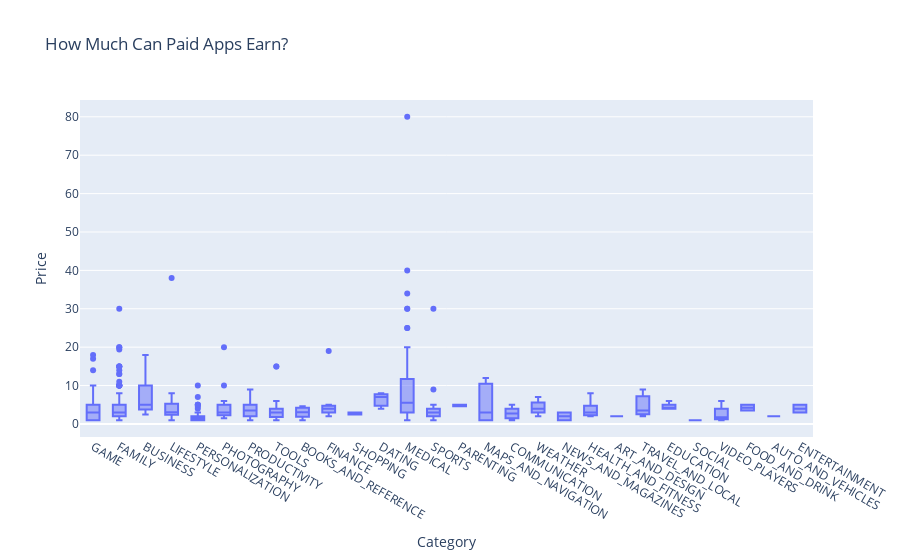

Notebook cell for this chart:
### Markdown cell above
# Plotly Box Plots: Revenue by App Category

**Challenge**: See if you can generate the chart below: 

<img src=https://imgur.com/v4CiNqX.png>

Looking at the hover text, how much does the median app earn in the Tools category? If developing an Android app costs $30,000 or thereabouts, does the average photography app recoup its development costs?

Hint: I've used 'min ascending' to sort the categories.

### Code cell
df_paid_apps = df_apps_clean[df_apps_clean['Type'] == 'Paid']

fig = px.box(df_paid_apps,x='Category',y='Price',title='How Much Can Paid Apps Earn?')

fig.show()

### Figure 1 — Plotly figure (JSON) as saved in the notebook; plotly's stock layout.template omitted (floating-point values rounded to 4 significant figures; data arrays with more than 128 entries replaced by an {"elided": "..."} marker saying what was removed)
{"data": [{"alignmentgroup": "True", "hovertemplate": "Category=%{x}<br>Price=%{y}<extra></extra>", "legendgroup": "", "marker": {"color": "#636efa"}, "name": "", "notched": false, "offsetgroup": "", "orientation": "v", "showlegend": false, "type": "box", "x": {"elided": "589 str values"}, "x0": " ", "xaxis": "x", "y": {"elided": "589 float values"}, "y0": " ", "yaxis": "y"}], "layout": {"boxmode": "group", "legend": {"tracegroupgap": 0}, "title": {"text": "How Much Can Paid Apps Earn?"}, "xaxis": {"anchor": "y", "domain": [0, 1], "title": {"text": "Category"}}, "yaxis": {"anchor": "x", "domain": [0, 1], "title": {"text": "Price"}}}}
